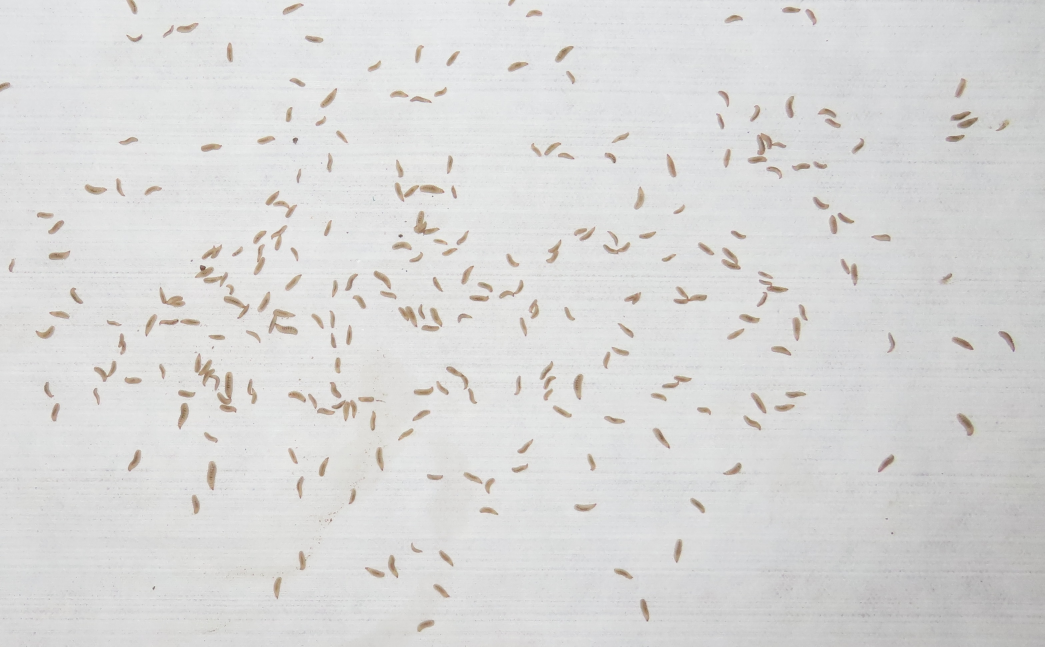
#> input picture Prueba 2_Cortada.JPG, 3134 x 1940 px, found by its file name (shown at 1/3 size)
$ python base.py
#> lines starting #> are read from the running program, lines starting #| are printed output that depends on the picture; after the words box and inside, x2 and y2 are one past the last pixel; in counts of white or black regions, pixels touching at a corner belong together
import cv2
import numpy as np
import imutils

# Leer la imagen
imagen = cv2.imread("Prueba 2_Cortada.jpg")
#> imagen is the input picture: shape (1940, 3134, 3); mean B, G, R 216.2, 216.9, 217.2

# Redimensionar la imagen
imagen = imutils.resize(imagen, width=800, height=800)
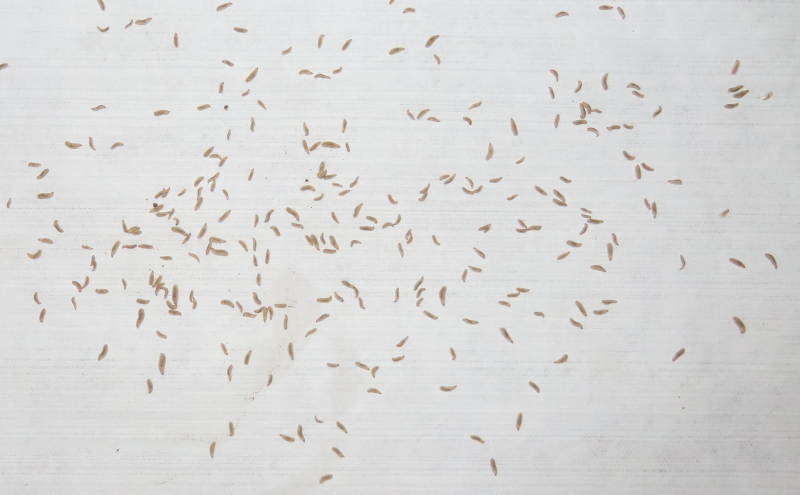
#> imagen: shape (495, 800, 3); mean B, G, R 216.2, 216.9, 217.2

# Convertir la imagen a escala de grises
gray = cv2.cvtColor(imagen, cv2.COLOR_BGR2GRAY)

# Suavizado de imagen
smoothed_image = cv2.GaussianBlur(gray, (7, 7), 0)
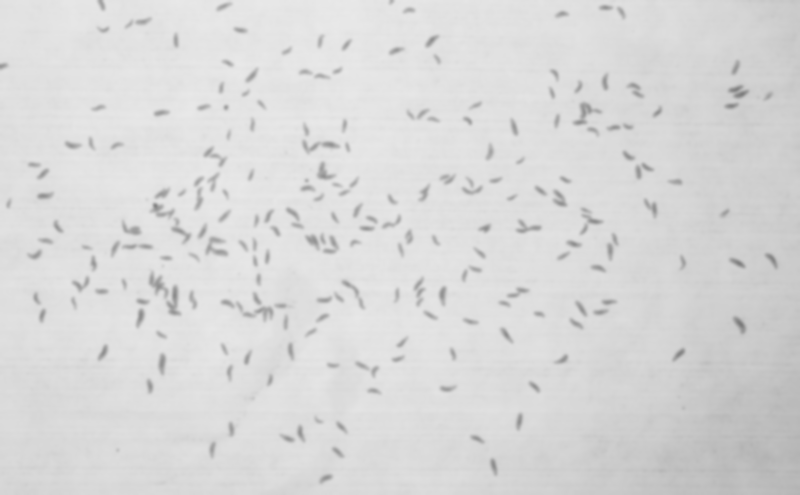
#> smoothed_image: shape (495, 800); min 123, max 233, mean 216.9

# Umbral adaptativo
adaptive_threshold = cv2.adaptiveThreshold(smoothed_image, 255, cv2.ADAPTIVE_THRESH_GAUSSIAN_C, cv2.THRESH_BINARY, 11, 3)
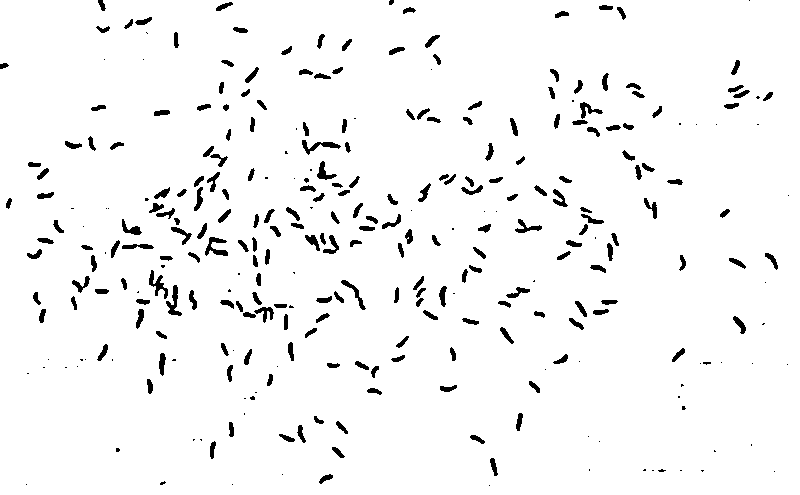
#> adaptive_threshold: shape (495, 800); 96% white; 312 black regions (85 under 20 px)

# Detección de contornos
contours, hierarchy = cv2.findContours(adaptive_threshold, cv2.RETR_LIST, cv2.CHAIN_APPROX_TC89_L1)
#> contours = 310 contours, 84 with area under 20; largest, box (x1, y1, x2, y2) and area: (0, 0, 800, 495) 394378, (204, 236, 229, 257) 257, (301, 139, 342, 156) 256, (165, 284, 183, 317) 246, (148, 269, 169, 299) 233

# Inicializar el número de gusanos
num_worms = 0

# Dibujar contornos en la imagen original y contar gusanos
for i, contour in enumerate(contours):
    if cv2.contourArea(contour) < 39:  # Filtrar contornos pequeños
        continue
    # Obtener la jerarquía del contorno actual
    current_hierarchy = hierarchy[0][i]
    # Si el contorno actual no tiene un padre (es un contorno principal)
    if current_hierarchy[3] == -1:
        num_worms += 1
        # Dibujar contorno
        cv2.drawContours(imagen, [contour], -1, (0, 255, 0), 2)
#> this loop made 310 passes
#> current_hierarchy on passes 5, 14, 17, 20, 24, 25, 26, 27, 28, 29, 30, 37: [5, 3, -1, -1], [14, 12, -1, -1], [17, 15, -1, -1], [20, 18, -1, -1], [24, 22, -1, -1], [25, 23, -1, -1], [26, 24, -1, -1], [27, 25, -1, -1], [28, 26, -1, -1], [29, 27, -1, -1], [30, 28, -1, -1], [37, 35, -1, -1]
#> contour on passes 1, 2, 3, 6, 7, 8: [[489, 486]], [[232, 485]], [[26, 485]], [[282, 475]], [[774, 472]], [[700, 470], [704, 470], [702, 472]]
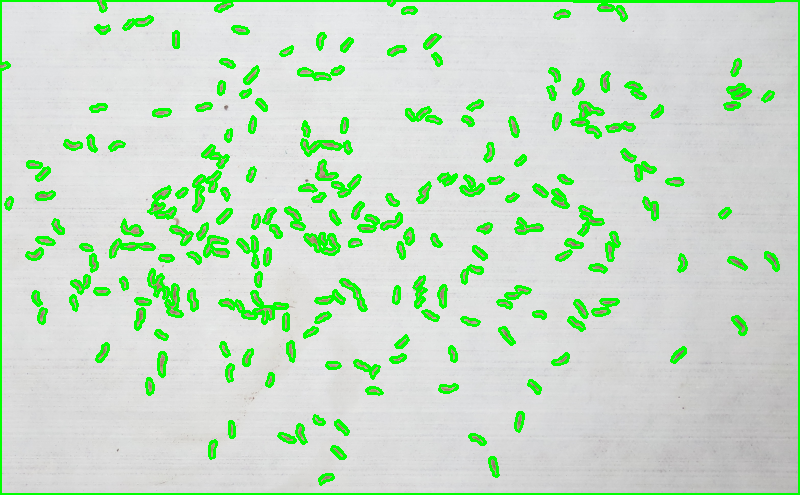
#> imagen: shape (495, 800, 3); 8.39% of pixels changed, all inside (x1, y1, x2, y2) = (0, 0, 800, 495)
#> after the loop, num_worms = 223

# Mostrar el resultado y mostrar el conteo
cv2.putText(imagen, f"Number of worms: {num_worms}", (20, 40), cv2.FONT_HERSHEY_SIMPLEX, 1, (0, 0, 255), 2)
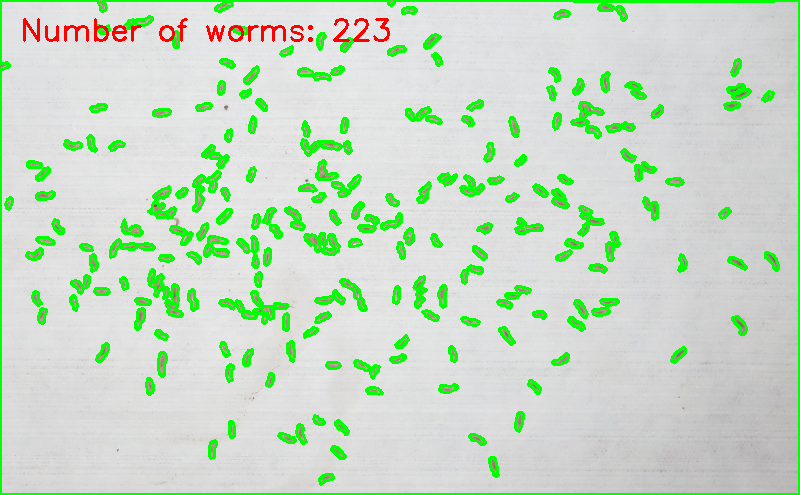
#> imagen: shape (495, 800, 3); 0.58% of pixels changed, all inside (x1, y1, x2, y2) = (23, 18, 390, 42)
cv2.imshow("Detected Worms", imagen)
cv2.waitKey(0)
cv2.destroyAllWindows()
